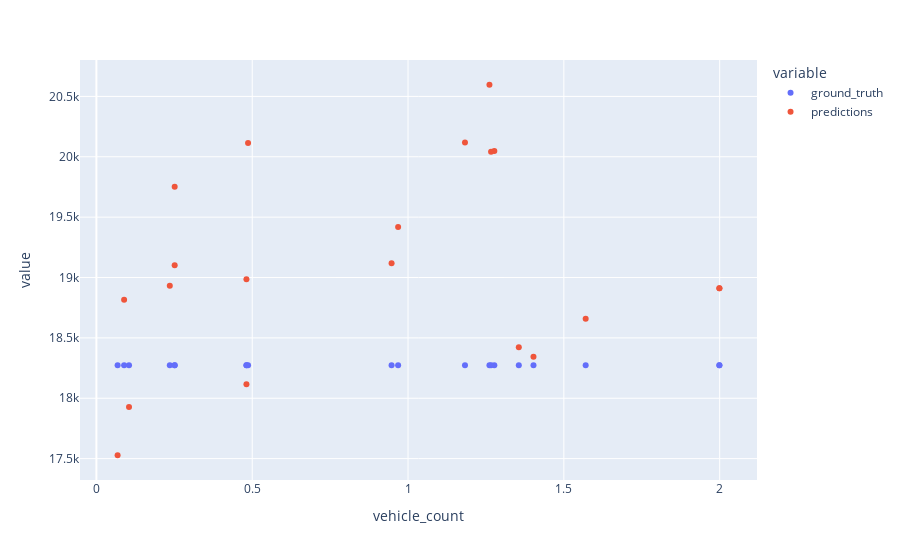

Notebook source saved alongside this figure:
### Markdown cell above
### Random test sample

### Code cell
preds = []
ground_truth = []
vehicle_counts = []


for i in range(20):
    random_idx = np.random.randint(0,len(test_data))
    x, y = test_data[random_idx]
    vehicle_counts.append(x[0])
    ground_truth.append(float(y))
    pred_y = float(nn_model(x)[0])
    preds.append(pred_y)

df = pd.DataFrame({'vehicle_count': vehicle_counts, 'ground_truth': ground_truth, 'predictions': preds})

px.scatter(df, x='vehicle_count', y=['ground_truth', 'predictions'])

### Figure 1 — Plotly figure (JSON) as saved in the notebook; plotly's stock layout.template omitted (floating-point values rounded to 4 significant figures)
{"data": [{"hovertemplate": "variable=ground_truth<br>vehicle_count=%{x}<br>value=%{y}<extra></extra>", "legendgroup": "ground_truth", "marker": {"color": "#636efa", "symbol": "circle"}, "mode": "markers", "name": "ground_truth", "orientation": "v", "showlegend": true, "type": "scatter", "x": [0.4867, 1.999, 1.277, 1.999, 1.355, 0.4815, 1.57, 1.261, 0.4815, 1.183, 0.2512, 0.2355, 0.2512, 1.266, 0.06803, 0.9472, 1.403, 0.08897, 0.9682, 0.1047], "xaxis": "x", "y": [18270.0, 18270.0, 18270.0, 18270.0, 18270.0, 18270.0, 18270.0, 18270.0, 18270.0, 18270.0, 18270.0, 18270.0, 18270.0, 18270.0, 18270.0, 18270.0, 18270.0, 18270.0, 18270.0, 18270.0], "yaxis": "y"}, {"hovertemplate": "variable=predictions<br>vehicle_count=%{x}<br>value=%{y}<extra></extra>", "legendgroup": "predictions", "marker": {"color": "#EF553B", "symbol": "circle"}, "mode": "markers", "name": "predictions", "orientation": "v", "showlegend": true, "type": "scatter", "x": [0.4867, 1.999, 1.277, 1.999, 1.355, 0.4815, 1.57, 1.261, 0.4815, 1.183, 0.2512, 0.2355, 0.2512, 1.266, 0.06803, 0.9472, 1.403, 0.08897, 0.9682, 0.1047], "xaxis": "x", "y": [20110.0, 18910.0, 20050.0, 18910.0, 18420.0, 18980.0, 18660.0, 20600.0, 18120.0, 20120.0, 19100.0, 18930.0, 19750.0, 20040.0, 17530.0, 19120.0, 18340.0, 18820.0, 19420.0, 17930.0], "yaxis": "y"}], "layout": {"legend": {"title": {"text": "variable"}, "tracegroupgap": 0}, "margin": {"t": 60}, "xaxis": {"anchor": "y", "domain": [0, 1], "title": {"text": "vehicle_count"}}, "yaxis": {"anchor": "x", "domain": [0, 1], "title": {"text": "value"}}}}
